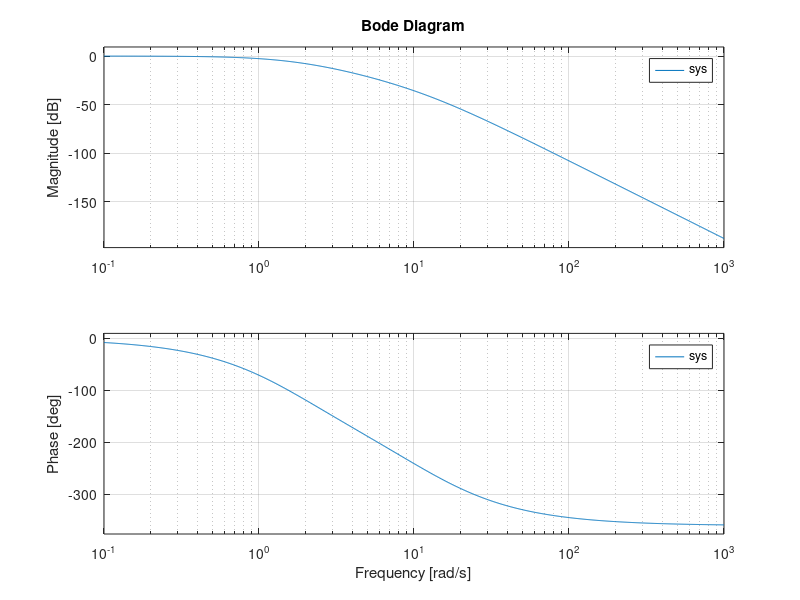

This figure's MATLAB source:
clear all; clc; close all;
%Valori del circuito
R=68;
c=4*exp(-6);
L=10*10*exp(-3);

%Svolgimento

%Definisco la variabile di Laplace
s=tf('s');
%Definisco le condizioni iniziali e gli ingressi del sistema
%U=input(' what is the input of the system (Laplace domain)?');
%x0=input('what is the initial condition (format:x0=[a;b])?');

A=[-R/L -1/L 0 0; 1/c 0 0 0; 0 1/L -R/L -1/L; 0 0 1/c 0];
B=[1/L; 0; 0; 0];
C=[0 0 0 1];
D=[0];

%Creo il sistema dinamico
sys=ss(A,B,C,D);
%disegno i diagrammi di bode del sistema dinamico
figure(1)
bode(sys)
grid on
